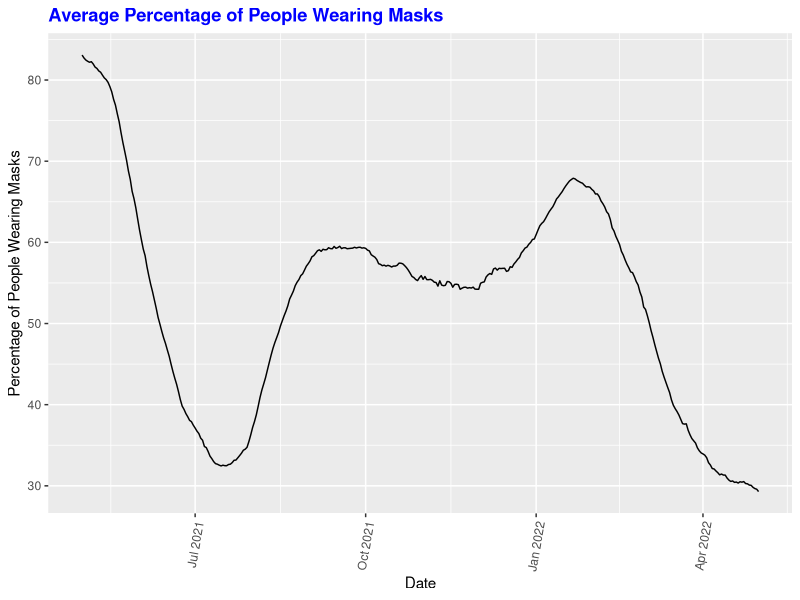
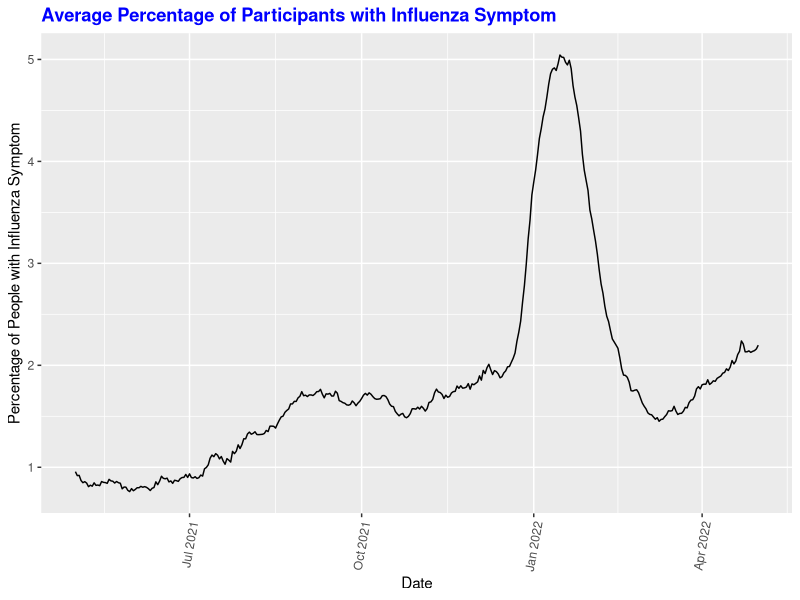
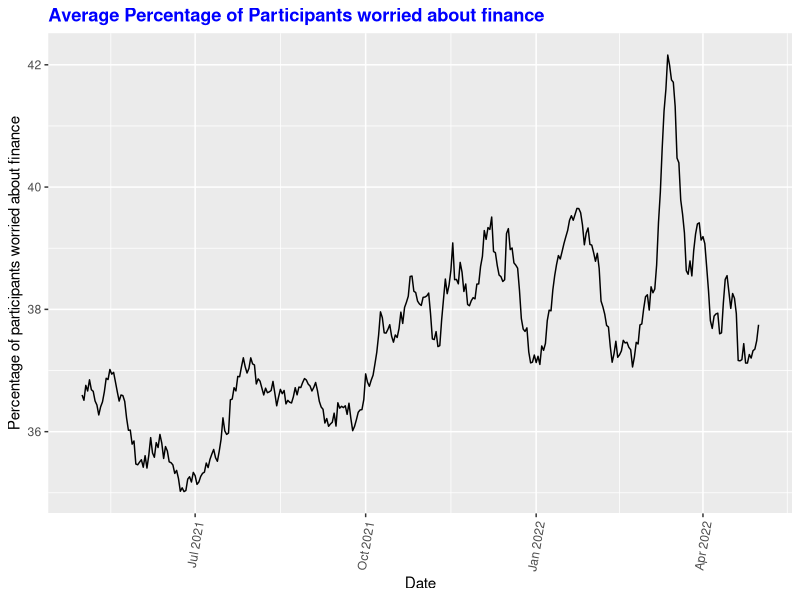
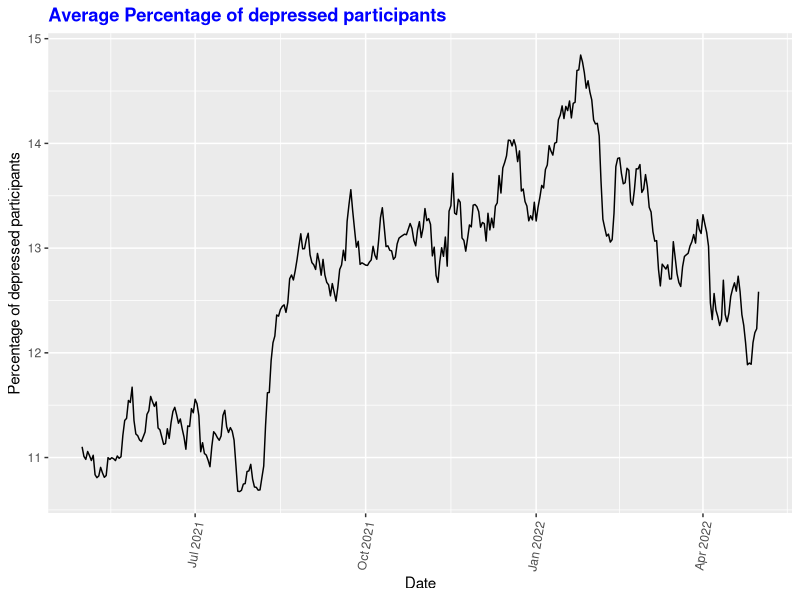
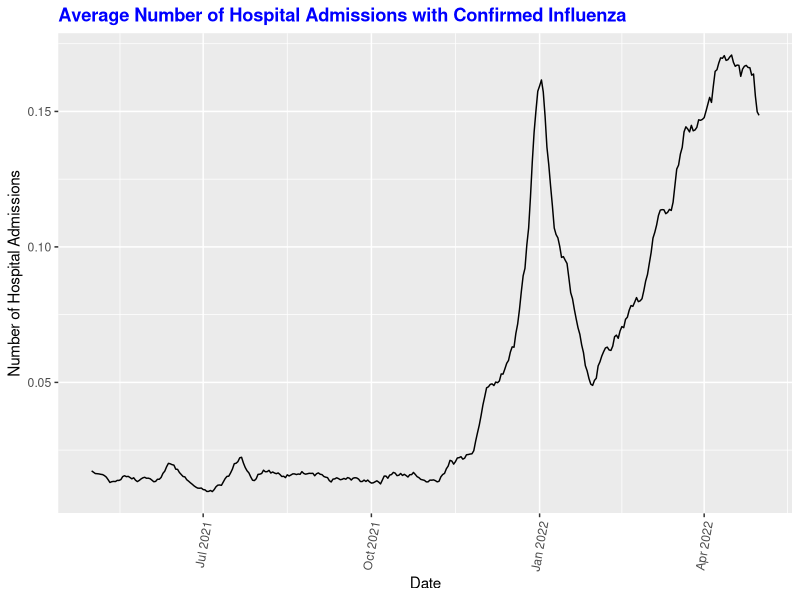

These figures' R source, in order:
## ---- chunk 1
library(tidyverse)
library(dplyr)
## ---- chunk 2
final_long=
  read_csv("Data/final_long.csv")

final_long%>%
  select(admission_prop, maskwearing_prop, symptom_prop,  finances_prop, depression_prop) %>%
  summary()%>%
  knitr::kable(digits = 3)
## ---- chunk 3
final_long%>%
  drop_na%>%
  group_by(date)%>%
  summarize(avg_maskwearing_prop = mean(as.numeric(maskwearing_prop))) %>%
  ggplot(aes(x = date, y = avg_maskwearing_prop)) +
  geom_line()+
  labs(title = "Average Percentage of People Wearing Masks", x = "Date", y = "Percentage of People Wearing Masks")+
  theme(plot.title=element_text(face="bold", color="blue"))+
  theme(axis.text.x = element_text(angle=80, hjust=1))
## ---- chunk 4
final_long%>%
  drop_na%>%
  group_by(date)%>%
  summarize(avg_symptom_prop = mean(as.numeric(symptom_prop))) %>%
  ggplot(aes(x = date, y = avg_symptom_prop)) +
  geom_line() +
  labs(title = "Average Percentage of Participants with Influenza Symptom", x = "Date", y = "Percentage of People with Influenza Symptom") +
  theme(plot.title=element_text(face="bold", color="blue")) +
  theme(axis.text.x = element_text(angle=80, hjust=1))
## ---- chunk 5
final_long%>%
  drop_na%>%
  group_by(date)%>%
  summarize(avg_finances_prop = mean(as.numeric(finances_prop))) %>%
  ggplot(aes(x = date, y = avg_finances_prop)) +
  geom_line()+
  labs(title = "Average Percentage of Participants worried about finance", x = "Date", y = "Percentage of participants worried about finance")+
  theme(plot.title=element_text(face="bold", color="blue"))+
  theme(axis.text.x = element_text(angle=80, hjust=1))
## ---- chunk 6
final_long%>%
  drop_na%>%
  group_by(date)%>%
  summarize(avg_depression_prop = mean(as.numeric(depression_prop))) %>%
  ggplot(aes(x = date, y = avg_depression_prop)) +
  geom_line()+
  labs(title = "Average Percentage of depressed participants", x = "Date", y = "Percentage of depressed participants")+
  theme(plot.title=element_text(face="bold", color="blue"))+
  theme(axis.text.x = element_text(angle=80, hjust=1))
## ---- chunk 7
final_long%>%
  drop_na%>%
  group_by(date)%>%
  summarize(avg_admission_prop = mean(as.numeric(admission_prop))) %>%
  ggplot(aes(x = date, y = avg_admission_prop)) +
  geom_line()+
  labs(title = "Average Number of Hospital Admissions with Confirmed Influenza", x = "Date", y = "Number of Hospital Admissions")+
  theme(plot.title=element_text(face="bold", color="blue"))+
  theme(axis.text.x = element_text(angle=80, hjust=1))
